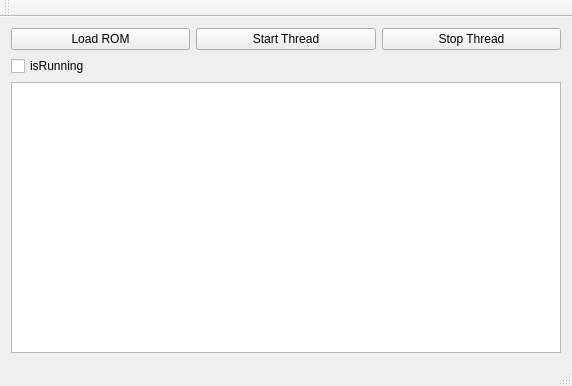
<?xml version="1.0" encoding="UTF-8"?>
<ui version="4.0">
 <class>MainWindow</class>
 <widget class="QMainWindow" name="MainWindow">
  <property name="geometry">
   <rect>
    <x>0</x>
    <y>0</y>
    <width>572</width>
    <height>386</height>
   </rect>
  </property>
  <property name="windowTitle">
   <string>MainWindow</string>
  </property>
  <widget class="QWidget" name="centralWidget">
   <layout class="QGridLayout" name="gridLayout">
    <item row="0" column="0">
     <widget class="QPushButton" name="loadButton">
      <property name="text">
       <string>Load ROM</string>
      </property>
     </widget>
    </item>
    <item row="0" column="2">
     <widget class="QPushButton" name="stopButton">
      <property name="text">
       <string>Stop Thread</string>
      </property>
     </widget>
    </item>
    <item row="2" column="0" colspan="3">
     <widget class="QTextEdit" name="textEdit"/>
    </item>
    <item row="0" column="1">
     <widget class="QPushButton" name="startButton">
      <property name="text">
       <string>Start Thread</string>
      </property>
     </widget>
    </item>
    <item row="1" column="0">
     <widget class="QCheckBox" name="runningState">
      <property name="text">
       <string>isRunning</string>
      </property>
     </widget>
    </item>
   </layout>
  </widget>
  <widget class="QMenuBar" name="menuBar">
   <property name="geometry">
    <rect>
     <x>0</x>
     <y>0</y>
     <width>572</width>
     <height>19</height>
    </rect>
   </property>
  </widget>
  <widget class="QToolBar" name="mainToolBar">
   <attribute name="toolBarArea">
    <enum>TopToolBarArea</enum>
   </attribute>
   <attribute name="toolBarBreak">
    <bool>false</bool>
   </attribute>
  </widget>
  <widget class="QStatusBar" name="statusBar"/>
 </widget>
 <layoutdefault spacing="6" margin="11"/>
 <resources/>
 <connections/>
</ui>
